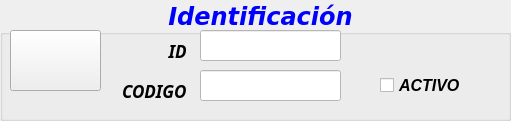
             <widget class="QGroupBox" name="groupBox">
              <property name="geometry">
               <rect>
                <x>10</x>
                <y>10</y>
                <width>511</width>
                <height>121</height>
               </rect>
              </property>
              <property name="font">
               <font>
                <family>DejaVu Sans</family>
                <pointsize>18</pointsize>
                <weight>75</weight>
                <italic>true</italic>
                <bold>true</bold>
               </font>
              </property>
              <property name="styleSheet">
               <string notr="true">color: rgb(0, 0, 255);</string>
              </property>
              <property name="title">
               <string>Identificación</string>
              </property>
              <property name="alignment">
               <set>Qt::AlignCenter</set>
              </property>
              <widget class="QLabel" name="label_12">
               <property name="geometry">
                <rect>
                 <x>110</x>
                 <y>40</y>
                 <width>81</width>
                 <height>21</height>
                </rect>
               </property>
               <property name="font">
                <font>
                 <family>Javanese Text</family>
                 <pointsize>13</pointsize>
                 <weight>75</weight>
                 <italic>true</italic>
                 <bold>true</bold>
                </font>
               </property>
               <property name="styleSheet">
                <string notr="true">color: rgb(0, 0, 0);</string>
               </property>
               <property name="text">
                <string>ID </string>
               </property>
               <property name="alignment">
                <set>Qt::AlignRight|Qt::AlignTrailing|Qt::AlignVCenter</set>
               </property>
              </widget>
              <widget class="QLabel" name="label_2">
               <property name="geometry">
                <rect>
                 <x>100</x>
                 <y>80</y>
                 <width>91</width>
                 <height>21</height>
                </rect>
               </property>
               <property name="font">
                <font>
                 <family>Javanese Text</family>
                 <pointsize>13</pointsize>
                 <weight>75</weight>
                 <italic>true</italic>
                 <bold>true</bold>
                </font>
               </property>
               <property name="styleSheet">
                <string notr="true">color: rgb(0, 0, 0);</string>
               </property>
               <property name="text">
                <string>CODIGO </string>
               </property>
               <property name="alignment">
                <set>Qt::AlignRight|Qt::AlignTrailing|Qt::AlignVCenter</set>
               </property>
              </widget>
              <widget class="QLineEdit" name="line_Codigo">
               <property name="geometry">
                <rect>
                 <x>200</x>
                 <y>70</y>
                 <width>141</width>
                 <height>31</height>
                </rect>
               </property>
               <property name="font">
                <font>
                 <family>Calibri</family>
                 <pointsize>14</pointsize>
                </font>
               </property>
               <property name="styleSheet">
                <string notr="true">background-color: rgb(255, 255, 255);</string>
               </property>
               <property name="text">
                <string/>
               </property>
              </widget>
              <widget class="QPushButton" name="push_Buscar">
               <property name="geometry">
                <rect>
                 <x>10</x>
                 <y>30</y>
                 <width>91</width>
                 <height>61</height>
                </rect>
               </property>
               <property name="font">
                <font>
                 <family>Arial Black</family>
                 <pointsize>16</pointsize>
                 <italic>false</italic>
                </font>
               </property>
               <property name="styleSheet">
                <string notr="true">color: rgb(0, 0, 0);</string>
               </property>
               <property name="text">
                <string/>
               </property>
               <property name="icon">
                <iconset>
                 <normalon>../../../../Proyectos/Essen PySide2 - copia/ui/MainW/icon/buscarlupa.png</normalon>
                </iconset>
               </property>
               <property name="iconSize">
                <size>
                 <width>60</width>
                 <height>60</height>
                </size>
               </property>
              </widget>
              <widget class="QLineEdit" name="line_ID">
               <property name="geometry">
                <rect>
                 <x>200</x>
                 <y>30</y>
                 <width>141</width>
                 <height>31</height>
                </rect>
               </property>
               <property name="font">
                <font>
                 <family>Calibri</family>
                 <pointsize>14</pointsize>
                </font>
               </property>
               <property name="styleSheet">
                <string notr="true">background-color: rgb(255, 255, 255);</string>
               </property>
               <property name="text">
                <string/>
               </property>
              </widget>
              <widget class="QCheckBox" name="checkBox_Activo">
               <property name="geometry">
                <rect>
                 <x>380</x>
                 <y>70</y>
                 <width>91</width>
                 <height>31</height>
                </rect>
               </property>
               <property name="font">
                <font>
                 <family>Arial</family>
                 <pointsize>12</pointsize>
                 <weight>75</weight>
                 <italic>true</italic>
                 <bold>true</bold>
                </font>
               </property>
               <property name="styleSheet">
                <string notr="true">color: rgb(0, 0, 0);
</string>
               </property>
               <property name="text">
                <string>ACTIVO</string>
               </property>
              </widget>
             </widget>
